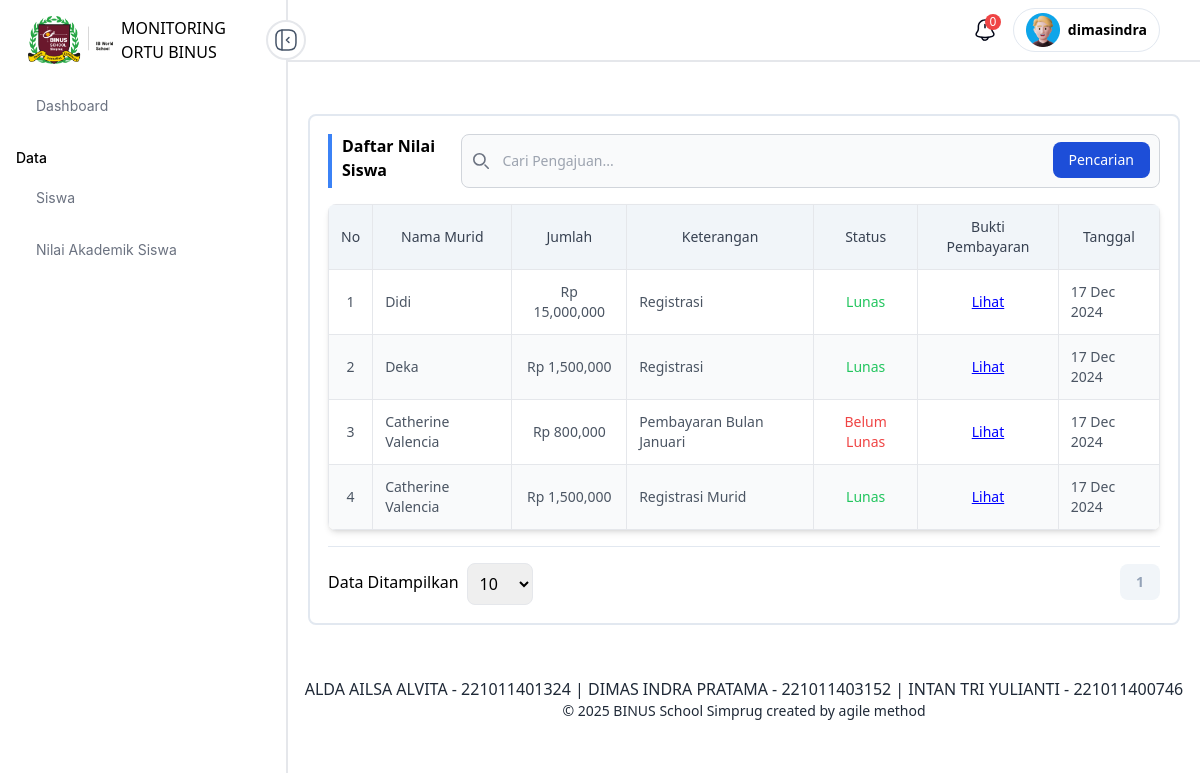
/pembayaran/ (signed in), run on the app's committed database.
### main/models.py (models this page shows, shortened)
class TransaksiPembayaran(models.Model):
    transaksi_id = models.UUIDField(primary_key=True, default=uuid.uuid4, editable=False)
    bukti_pembayaran = models.ImageField(upload_to=RandomFileName('transaksi/bukti/'), null=True, blank=True)
    status = models.BooleanField()
    murid = models.ForeignKey(Murid, on_delete=models.DO_NOTHING)
    jumlah = models.BigIntegerField(default=0)
    keterangan = models.CharField(null=True, blank=True, max_length=255)
    created = models.DateTimeField(auto_now_add=True)
    updated = models.DateTimeField(auto_now_add=True)
    class Meta:
        managed = True
        db_table = 'TransaksiPembayaran'

class Murid(models.Model):
    murid_id = models.BigAutoField(primary_key=True)
    name = models.CharField(max_length=255)
    jenis_kelamin = models.CharField(max_length=255)
    foto = models.ImageField(upload_to=RandomFileName('murid/foto/'), null=True, blank=True)
    tanggal_lahir = models.DateField(null=False, blank=False)
    status = models.BooleanField()
    ortu = models.ForeignKey(AbstractUser, on_delete=models.DO_NOTHING)
    kelas = models.BigIntegerField(default=0)
    created = models.DateTimeField(auto_now_add=True)
    updated = models.DateTimeField(auto_now_add=True)
    class Meta:
        managed = True
        db_table = 'Murid'

### web/views/home.py (the view, shortened to what this page needs)
# urls.py: path('pembayaran/', home.pembayaran, name='pembayaran'),
def pembayaran(request):
    transaksi = TransaksiPembayaran.objects.all().order_by('-updated')
    if request.session.get('roles') == "ORTU":
        transaksi = transaksi.filter(murid__ortu=request.session.get('user_id'))
    if request.GET.get('search'):
        transaksi = transaksi.filter(murid__name__icontains=request.GET.get('search'))
    page = request.GET.get('page', 1)
    limit = request.GET.get('limit', 10)
    paginator = Paginator(transaksi, limit)
    try:
        items = paginator.page(page)
    except PageNotAnInteger:
        items = paginator.page(1)
    except EmptyPage:
        items = paginator.page(paginator.num_pages)
    context = {
        'data': items,
        'murid_list': Murid.objects.all(),
    }
    return render(request, 'templates/pembayaran/index.html', context=context)

### web/templatetags/general_function.py (called while the page is built)
@register.filter
def format_angka(angka):
    return "{:,.0f}".format(angka)

### web/templates/pembayaran/index.html (shortened to what this page needs)
{% extends "partials/base.html" %} {% load general_function %}  {% block content %}
<div class="grid gap-6">
  <div class="grid gap-4 p-[18px] border-2 border-[#E2E8F0] rounded-lg">
    <div class="flex justify-between">
      <h1 class="text-base font-semibold border-l-4 pl-2.5 border-primaryColor">
        Daftar Nilai Siswa
      </h1>
      <form class="w-full" method="GET">
        <div class="relative">
          <div
            class="absolute inset-y-0 start-0 flex items-center ps-3 pointer-events-none"
          >
          </div>
          <input
            type="search"
            name="search"
            id="search_duk"
            class="block w-full p-4 ps-10 text-sm text-gray-900 border border-gray-300 rounded-lg bg-gray-50 focus:ring-blue-500 focus:border-blue-500"
            placeholder="Cari Pengajuan..."
            required
          />
          <button
            type="submit"
            class="text-white absolute end-2.5 bottom-2.5 bg-blue-700 hover:bg-blue-800 focus:ring-4 focus:outline-none focus:ring-blue-300 font-medium rounded-lg text-sm px-4 py-2 dark:bg-blue-600 dark:hover:bg-blue-700 dark:focus:ring-blue-800"
          >
            Pencarian
          </button>
        </div>
      </form>
    </div>
    <div class="overflow-x-auto rounded-lg shadow-md">
      <table class="table-auto w-full border-collapse">
        <thead class="bg-[#F1F5F9] sticky top-0">
          <tr>
            <th
              class="p-3 text-sm font-medium text-gray-700 border text-center"
            >
              No
            </th>
            <th class="p-3 text-sm font-medium text-gray-700 border">
              Nama Murid
            </th>
            <th
              class="p-3 text-sm font-medium text-gray-700 border text-center"
            >
              Jumlah
            </th>
            <th class="p-3 text-sm font-medium text-gray-700 border">
              Keterangan
            </th>
            <th
              class="p-3 text-sm font-medium text-gray-700 border text-center"
            >
              Status
            </th>
            <th class="p-3 text-sm font-medium text-gray-700 border">
              Bukti Pembayaran
            </th>
            <th class="p-3 text-sm font-medium text-gray-700 border">
              Tanggal
            </th>
          </tr>
        </thead>
        <tbody>
          {% if data %} {% for x in data %}
          <tr class="{% cycle 'bg-white' 'bg-gray-50' %}">
            <td class="p-3 text-sm text-gray-600 border text-center">
              {{ forloop.counter }}
            </td>
            <td class="p-3 text-sm text-gray-600 border">{{ x.murid.name }}</td>
            <td class="p-3 text-sm text-gray-600 border text-center">
              Rp {{ x.jumlah|format_angka }}
            </td>
            <td class="p-3 text-sm text-gray-600 border">
              {{ x.keterangan|default:'-' }}
            </td>
            <td class="p-3 text-sm text-gray-600 border text-center">
              {% if x.status %}
              <span class="text-green-500 font-medium">Lunas</span>
              {% else %}
              <span class="text-red-500 font-medium">Belum Lunas</span>
              {% endif %}
            </td>
            <td class="p-3 text-sm text-gray-600 border text-center">
              {% if x.bukti_pembayaran %}
              <a
                href="{{ x.bukti_pembayaran.url }}"
                style="text-decoration: underline; color: blue"
                target="_blank"
              >
                Lihat
              </a>
              {% else %}
              <span class="text-gray-400 italic">Tidak ada</span>
              {% endif %}
            </td>
            <td class="p-3 text-sm text-gray-600 border">
              {{ x.created|date:"d M Y" }}
            </td>
          </tr>
          {% endfor %} {% endif %}
        </tbody>
      </table>
    </div>
    {% include 'partials/pagination.html' %}
  </div>
</div>
{% endblock %}

### static/css/app-e2100fa4.css (style rules this page uses)
html { line-height: 1.5; -webkit-text-size-adjust: 100%; -moz-tab-size: 4; -o-tab-size: 4; tab-size: 4; font-family: ui-sans-serif, system-ui, -apple-system, BlinkMacSystemFont, Segoe UI, Roboto, Helvetica Neue, Arial, Noto Sans, sans-serif, "Apple Color Emoji", "Segoe UI Emoji", Segoe UI Symbol, "Noto Color Emoji"; font-feature-settings: normal; font-variation-settings: normal }
body { margin: 0; line-height: inherit }
h1, h2, h3, h4, h5, h6 { font-size: inherit; font-weight: inherit }
a { color: inherit; text-decoration: inherit }
table { text-indent: 0; border-color: inherit; border-collapse: collapse }
button, input, optgroup, select, textarea { font-family: inherit; font-feature-settings: inherit; font-variation-settings: inherit; font-size: 100%; font-weight: inherit; line-height: inherit; color: inherit; margin: 0; padding: 0 }
button, select { text-transform: none }
button, [type=button], [type=reset], [type=submit] { -webkit-appearance: button; background-color: transparent; background-image: none }
[type=search] { -webkit-appearance: textfield; outline-offset: -2px }
blockquote, dl, dd, h1, h2, h3, h4, h5, h6, hr, figure, p, pre { margin: 0 }
input::placeholder, textarea::placeholder { opacity: 1; color: #9ca3af }
button, [role=button] { cursor: pointer }
.absolute { position: absolute }
.relative { position: relative }
.top-0 { top: 0 }
.block { display: block }
.flex { display: flex }
.grid { display: grid }
.w-full { width: 100% }
.items-center { align-items: center }
.justify-between { justify-content: space-between }
.gap-4 { gap: 1rem }
.rounded-lg { border-radius: .5rem }
.border { border-width: 1px }
.border-2 { border-width: 2px }
.border-\[\#E2E8F0\] { --tw-border-opacity: 1; border-color: rgb(226 232 240 / var(--tw-border-opacity)) }
.bg-\[\#F1F5F9\] { --tw-bg-opacity: 1; background-color: rgb(241 245 249 / var(--tw-bg-opacity)) }
.bg-white { --tw-bg-opacity: 1; background-color: rgb(255 255 255 / var(--tw-bg-opacity)) }
.p-3 { padding: .75rem }
.p-4 { padding: 1rem }
.px-4 { padding-left: 1rem; padding-right: 1rem }
.py-2 { padding-top: .5rem; padding-bottom: .5rem }
.text-center { text-align: center }
.text-base { font-size: 1rem; line-height: 1.5rem }
.text-sm { font-size: .875rem; line-height: 1.25rem }
.font-medium { font-weight: 500 }
.font-semibold { font-weight: 600 }
.text-gray-600 { --tw-text-opacity: 1; color: rgb(75 85 99 / var(--tw-text-opacity)) }
.text-gray-700 { --tw-text-opacity: 1; color: rgb(55 65 81 / var(--tw-text-opacity)) }
.text-gray-900 { --tw-text-opacity: 1; color: rgb(17 24 39 / var(--tw-text-opacity)) }
.text-white { --tw-text-opacity: 1; color: rgb(255 255 255 / var(--tw-text-opacity)) }
.shadow-md { --tw-shadow: 0 4px 6px -1px rgb(0 0 0 / .1), 0 2px 4px -2px rgb(0 0 0 / .1); --tw-shadow-colored: 0 4px 6px -1px var(--tw-shadow-color), 0 2px 4px -2px var(--tw-shadow-color); box-shadow: var(--tw-ring-offset-shadow, 0 0 #0000), var(--tw-ring-shadow, 0 0 #0000), var(--tw-shadow) }

### data on the page
TransaksiPembayaran: murid.name "Didi", jumlah "15,000,000", keterangan "Registrasi", status "Lunas", created "17 Dec 2024"
TransaksiPembayaran: murid.name "Deka", jumlah "1,500,000", keterangan "Registrasi", status "Lunas", created "17 Dec 2024"
TransaksiPembayaran: murid.name "Catherine Valencia", jumlah "800,000", keterangan "Pembayaran Bulan Januari", status "Belum Lunas", created "17 Dec 2024"
TransaksiPembayaran: murid.name "Catherine Valencia", jumlah "1,500,000", keterangan "Registrasi Murid", status "Lunas", created "17 Dec 2024"

### other printed values
{{ request.session.name }} "dimasindra"
{{ i }} "1"
